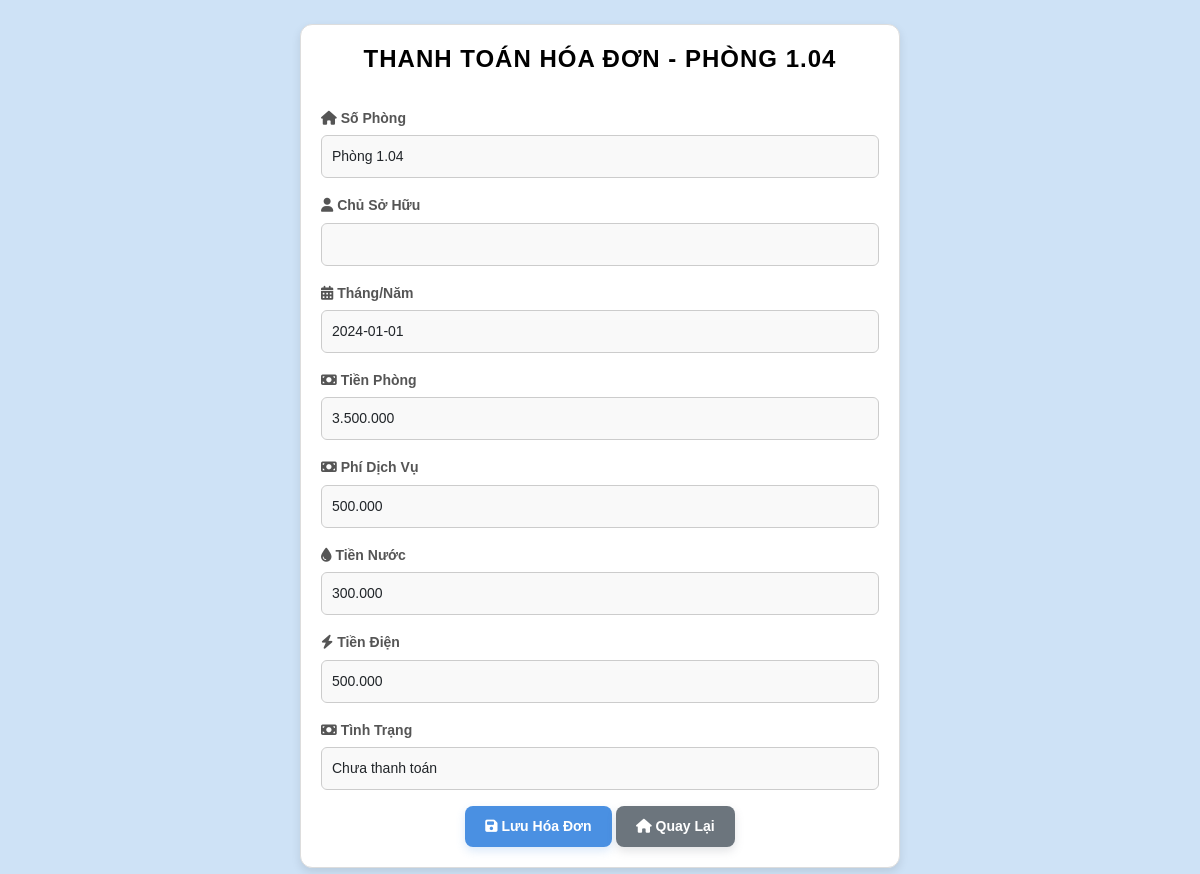
Page /quanlyhoadon/suahoadon.php?id=4 on the committed database.
### tables this page shows
CREATE TABLE `hoadon` (
  `id` int(11) NOT NULL,
  `so_phong` varchar(10) NOT NULL,
  `thang_nam` date NOT NULL,
  `so_nguoi_o` int(11) NOT NULL,
  `dia_chi` varchar(255) NOT NULL,
  `chu_so_huu` varchar(255) NOT NULL,
  `tien_phong` decimal(10,2) NOT NULL,
  `phi_dich_vu` decimal(10,2) NOT NULL,
  `tien_nuoc` decimal(10,2) NOT NULL,
  `tien_dien` decimal(10,2) NOT NULL,
  `tinh_trang` enum('Chưa thanh toán','Đã thanh toán') NOT NULL,
  `facility_id` int(11) DEFAULT NULL
);

### quanlyhoadon/suahoadon.php (the view, shortened to what this page needs)
<?php
$servername = "localhost";
$username = "root";
$password = "";
$dbname = "baiTapLon";
$conn = new mysqli($servername, $username, $password, $dbname);
if ($_SERVER['REQUEST_METHOD'] == 'POST') {
    $id = isset($_POST['id']) ? intval($_POST['id']) : 0;
    $so_phong = isset($_POST['so_phong']) ? $_POST['so_phong'] : '';
    $chu_so_huu = isset($_POST['chu_so_huu']) ? $_POST['chu_so_huu'] : '';
    $thang_nam = isset($_POST['thang_nam']) ? $_POST['thang_nam'] : '';
    $tien_phong = isset($_POST['tien_phong']) ? floatval(str_replace('.', '', $_POST['tien_phong'])) : 0;
    $phi_dich_vu = isset($_POST['phi_dich_vu']) ? floatval(str_replace('.', '', $_POST['phi_dich_vu'])) : 0;
    $tien_nuoc = isset($_POST['tien_nuoc']) ? floatval(str_replace('.', '', $_POST['tien_nuoc'])) : 0;
    $tien_dien = isset($_POST['tien_dien']) ? floatval(str_replace('.', '', $_POST['tien_dien'])) : 0;
    $tinh_trang = isset($_POST['tinh_trang']) ? $_POST['tinh_trang'] : '';
    $sql = "UPDATE hoadon
            SET so_phong = '$so_phong',chu_so_huu = '$chu_so_huu', thang_nam = '$thang_nam', tien_phong = $tien_phong,
                phi_dich_vu = $phi_dich_vu, tien_nuoc = $tien_nuoc, tien_dien = $tien_dien, tinh_trang = '$tinh_trang'
            WHERE id = $id";
    if ($conn->query($sql) === TRUE) {
        header("Location: xemhoadon.php?id=$id");
        exit;
    } else {
        echo "Lỗi: " . $conn->error;
    }
} else {
    $id = isset($_GET['id']) ? intval($_GET['id']) : 0;
    $sql = "SELECT * FROM hoadon WHERE id = $id";
    $result = $conn->query($sql);
    if ($result->num_rows > 0) {
        $row = $result->fetch_assoc();
    } else {
        die("Không tìm thấy hóa đơn.");
    }
}
?>
<!DOCTYPE html>
<html lang="vi">
<head>
    <link href="https://cdn.jsdelivr.net/npm/bootstrap@5.3.0/dist/css/bootstrap.min.css" rel="stylesheet">
    <link href="suahoadon.css" rel="stylesheet">
    <link href="https://cdnjs.cloudflare.com/ajax/libs/font-awesome/6.5.1/css/all.min.css" rel="stylesheet">
</head>
<body>
    <div class="container mt-4">
        <h1 class="text-center">Thanh Toán Hóa Đơn - <?php echo $row['so_phong']; ?></h1>
        <form action="" method="POST">
            <div class="mb-3">
                <label for="so_phong" class="form-label"><i class="fa-solid fa-house"></i> Số Phòng</label>
                <input type="text" class="form-control" id="so_phong" name="so_phong" value="<?php echo $row['so_phong']; ?>">
            </div>
            <div class="mb-3">
                <label for="chu_so_huu" class="form-label"><i class="fa-solid fa-user"></i> Chủ Sở Hữu</label>
                <input type="text" class="form-control" id="chu_so_huu" name="chu_so_huu" value="<?php echo $row['chu_so_huu']; ?>">
            </div>
            <div class="mb-3">
                <label for="thang_nam" class="form-label"><i class="fa-solid fa-calendar-days"></i> Tháng/Năm</label>
                <input type="text" class="form-control" id="thang_nam" name="thang_nam" value="<?php echo $row['thang_nam']; ?>">
            </div>
            <div class="mb-3">
                <label for="tien_phong" class="form-label"><i class="fa-solid fa-money-bill"></i> Tiền Phòng</label>
                <input type="text" class="form-control" id="tien_phong" name="tien_phong" value="<?php echo number_format($row['tien_phong'], 0, ',', '.'); ?>">
            </div>
            <div class="mb-3">
                <label for="phi_dich_vu" class="form-label"><i class="fa-solid fa-money-bill"></i> Phí Dịch Vụ</label>
                <input type="text" class="form-control" id="phi_dich_vu" name="phi_dich_vu" value="<?php echo number_format($row['phi_dich_vu'], 0, ',', '.'); ?>">
            </div>
            <div class="mb-3">
                <label for="tien_nuoc" class="form-label"><i class="fa-solid fa-droplet"></i> Tiền Nước</label>
                <input type="text" class="form-control" id="tien_nuoc" name="tien_nuoc" value="<?php echo number_format($row['tien_nuoc'], 0, ',', '.'); ?>">
            </div>
            <div class="mb-3">
                <label for="tien_dien" class="form-label"><i class="fa-solid fa-bolt"></i> Tiền Điện</label>
                <input type="text" class="form-control" id="tien_dien" name="tien_dien" value="<?php echo number_format($row['tien_dien'], 0, ',', '.'); ?>">
            </div>
            <div class="mb-3">
                <label for="tinh_trang" class="form-label"><i class="fa-solid fa-money-bill"></i> Tình Trạng</label>
                <input type="text" class="form-control" id="tinh_trang" name="tinh_trang" value="<?php echo $row['tinh_trang']; ?>">
            </div>
            <div class="text-center mt-3">
                <button type="submit" class="btn btn-primary"><i class="fa-solid fa-floppy-disk"></i> Lưu Hóa Đơn</button>
                <a href="danhsachphong.php" class="btn btn-secondary"><i class="fa-solid fa-house"></i> Quay Lại</a>
            </div>
        </form>
    </div>
</body>
</html>

### quanlyhoadon/suahoadon.css (style rules this page uses)
body { font-family: 'Arial', sans-serif; background-color: #cee2f6; margin: 0; padding: 0; line-height: 1.6; color: #333; }
.container { max-width: 600px; margin: 30px auto; background-color: #ffffff; padding: 20px; border-radius: 12px; box-shadow: 0 4px 10px rgba(0, 0, 0, 0.1); border: 1px solid #ddd; animation: fadeIn 0.3s ease-in-out; }
h1 { font-size: 24px; color: #000000; text-align: center; margin-bottom: 20px; font-weight: bold; text-transform: uppercase; letter-spacing: 1px; position: relative; }
h1::after { content: ""; width: 50px; height: 3px; display: block; margin: 10px auto 0; border-radius: 2px; }
.form-label { font-weight: 600; font-size: 14px; margin-bottom: 6px; display: block; color: #555; }
.form-control { border-radius: 6px; border: 1px solid #ccc; padding: 10px; font-size: 14px; margin-bottom: 15px; background-color: #f9f9f9; transition: all 0.3s ease-in-out; }
.btn { padding: 10px 20px; font-size: 14px; font-weight: bold; border-radius: 8px; text-decoration: none; border: none; transition: all 0.3s ease-in-out; }
.btn-primary { background-color: #4a90e2; color: #ffffff; box-shadow: 0 4px 10px rgba(74, 144, 226, 0.2); }
.btn-secondary { background-color: #6c757d; color: #ffffff; box-shadow: 0 4px 10px rgba(108, 117, 125, 0.2); }
.text-center { text-align: center; }
.mb-3 { margin-bottom: 20px; }
.mt-3 { margin-top: 15px; }
.mt-4 { margin-top: 25px; }

### rows in the picture
hoadon: so_phong "PHÒNG 1.04", so_phong "Phòng 1.04", thang_nam "2024-01-01", tien_phong "3.500.000", phi_dich_vu "500.000", tien_nuoc "300.000", tien_dien "500.000", tinh_trang "Chưa thanh toán"
